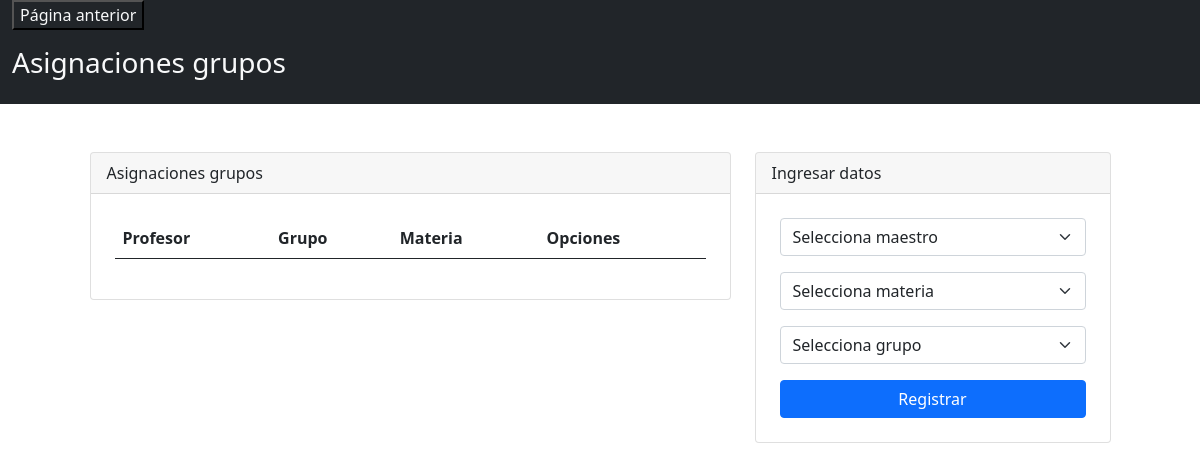
Page /admin/asignaciones/asignaciones.php on the earlier database version.
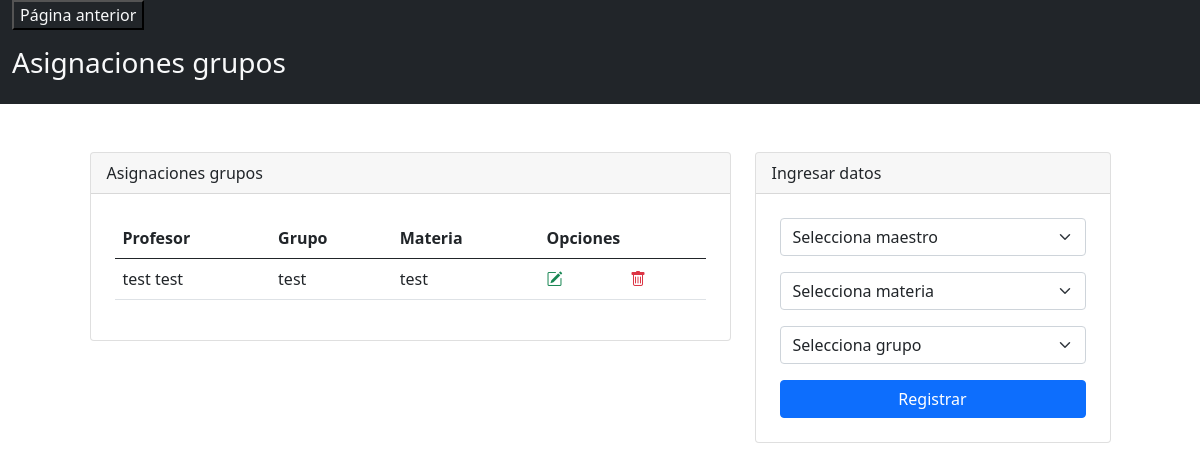
Same page on the later database version.
### tables this page shows
CREATE TABLE `asignacion` (
  `id` int(11) NOT NULL,
  `idgrupo` int(11) DEFAULT NULL,
  `iduser` int(11) DEFAULT NULL,
  `primer_parcial` double DEFAULT 0,
  `segundo_parcial` double DEFAULT 0,
  `tercer_parcial` double DEFAULT 0,
  `idmateria` int(11) DEFAULT NULL,
  `activo` int(11) NOT NULL
);

CREATE TABLE `user` (
  `id` int(11) NOT NULL,
  `user` varchar(100) NOT NULL,
  `password` varchar(200) NOT NULL,
  `nombre` varchar(200) NOT NULL,
  `apellidos` varchar(200) NOT NULL,
  `registro` varchar(100) NOT NULL,
  `tipo` varchar(100) NOT NULL,
  `grado` int(11) DEFAULT NULL,
  `activo` int(11) NOT NULL
);

CREATE TABLE `grupo` (
  `id` int(11) NOT NULL,
  `nombre` varchar(100) NOT NULL,
  `fecha` timestamp NOT NULL DEFAULT current_timestamp() ON UPDATE current_timestamp(),
  `grado` int(11) NOT NULL,
  `activo` int(11) NOT NULL
);

CREATE TABLE `materia` (
  `id` int(11) NOT NULL,
  `nombre` varchar(200) NOT NULL,
  `idcategoria` int(11) DEFAULT NULL,
  `activo` int(11) NOT NULL
);

### admin/asignaciones/asignaciones.php (the view, shortened to what this page needs)
<?php
    include("../../config/db.php");
    ?>
<!DOCTYPE html>
<html lang="es">
<head>
    <link rel="stylesheet" href="https://cdn.jsdelivr.net/npm/bootstrap@5.0.2/dist/css/bootstrap.min.css">
    <link rel="stylesheet" href="https://cdn.jsdelivr.net/npm/bootstrap-icons@1.5.0/font/bootstrap-icons.css">
</head>
<body>
    <?php
    $query = "select a.id as id, u.nombre as maestro_nombre, u.apellidos as maestro_apellidos, g.nombre as grupo, m.nombre as materia from asignacion as a inner join user as u on u.id=a.iduser inner join grupo as g on g.id=a.idgrupo inner join materia as m on m.id=a.idmateria where u.tipo='maestro' and a.activo=1";
    $asignaciones = mysqli_query($connection, $query);
    ?>
<div class="container-fluid  text-light bg-dark">
    <div>
    <td>
<a href="../dashboard.php" ><input type="button" class="text-light bg-dark" value="Página anterior"></a>
    </div>
    <div class = "row">
            <div class="col-md">
                <header class="py-3">
                    <h3>Asignaciones grupos</h3>
                </header>
            </div>
    </div>
</div>
<div class="container mt-5">
    <div class="row justify-content-center">
        <div class="col-md-7">
            <div class="card">
                <div class="card-header">
                    Asignaciones grupos
                </div>
                <div class="p-4">
                    <table class="table align-middle">
                        <thead>
                            <tr>
                                <th scope="col">Profesor</th>
                                <th scope="col">Grupo</th>
                                <th scope="col">Materia</th>
                                <th scope="col" colspan="2">Opciones</th>
                            </tr>
                        </thead>
                        <tbody>
                        <?php
                                foreach ($asignaciones as $dato) {
                            ?>
                            <tr>
                                <td><?php echo $dato['maestro_nombre'].' '. $dato['maestro_apellidos']; ?></td>
                                <td><?php echo $dato['grupo']; ?></td>
                                <td><?php echo $dato['materia']; ?></td>
                                <td><a class="text-success" href="editar.php?codigo=<?php echo $dato['id']; ?>"><i class="bi bi-pencil-square"></i></a></td>
                                <td><a class="text-danger" href="./delete.php?id=<?php echo $dato['id']; ?>"><i class="bi bi-trash"></i></a></td>
                            </tr>
                            <?php
                                }
                            ?>
                        </tbody>
                    </table>
                </div>
            </div>
        </div>
        <div class="col-md-4">
            <div class="card">
                <div class="card-header">
                    Ingresar datos
                </div>
                <form class="p-4" method="POST" action="registrar.php">
                    <div class="mb-3">
                    <select name="txtMaestro" class="form-select form-select-md" aria-label=".form-select-sm example">
                        <option selected>Selecciona maestro</option>
                    </select>
                    </div>
                    <div class="mb-3">
                    <select name="txtMateria" class="form-select form-select-md" aria-label=".form-select-sm example">
                        <option selected>Selecciona materia</option>
                    </select>
                    </div>
                    <div class="mb-3">
                    <select name="txtGrupo" class="form-select form-select-md" aria-label=".form-select-sm example">
                        <option selected>Selecciona grupo</option>
                    </select>
                    </div>
                    <div class="d-grid">
                        <input type="submit" class="btn btn-primary" value="Registrar">
                    </div>
                </form>
            </div>
        </div>
    </div>
</div>
</body>
</html>

Differences in the rows shown:
added asignacion: iduser.nombre "test", iduser.apellidos "test", idgrupo.nombre "test", idmateria.nombre "test"
